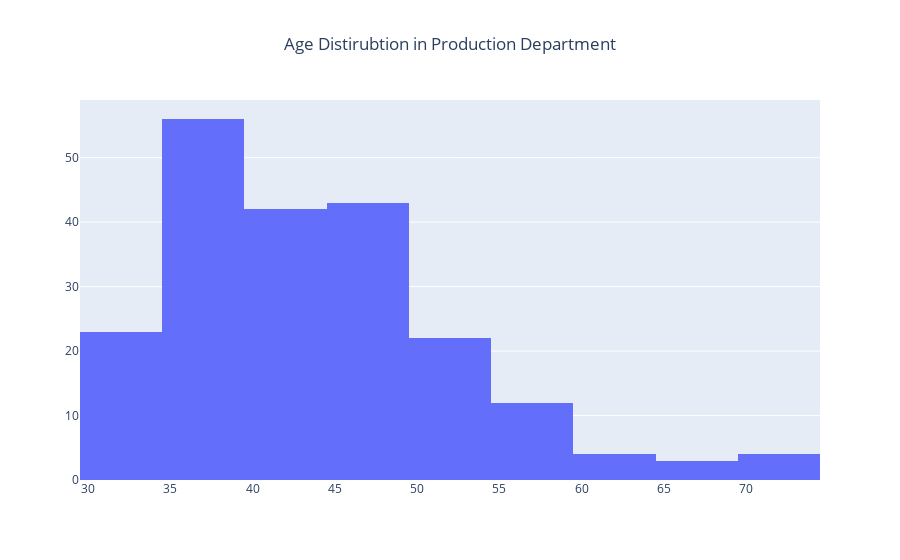
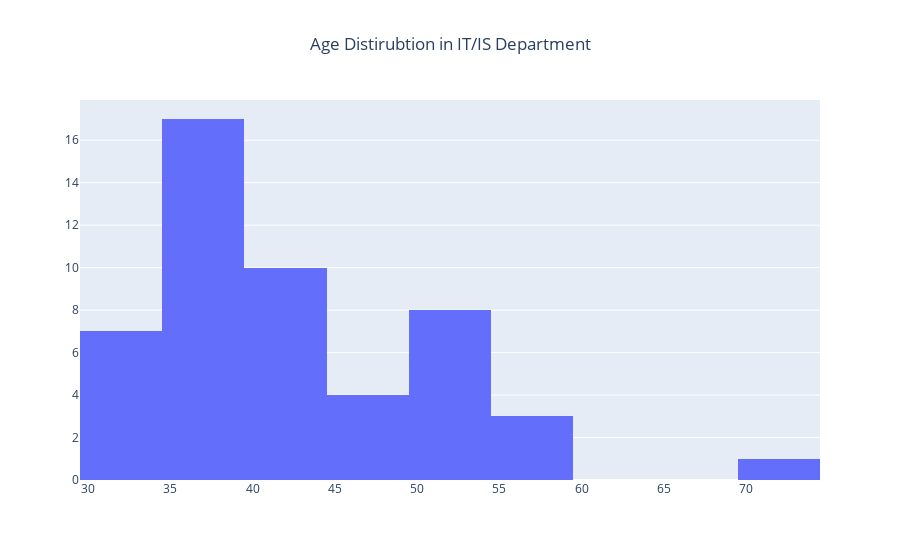

Write notebook code for charts like these, in order.
### Code cell
dep_list = list(hr['Department'].unique())
for dep in dep_list:
    hist_data = [go.Histogram(x = hr['Age'][hr['Department']== dep])]
    layout = go.Layout(title = dict(text = f'Age Distribution in {dep} Department', x = 0.5)) 
    fig18 = go. Figure(data = hist_data, layout = layout)
    fig18.show()

### Figure 1 — Plotly figure (JSON) as saved in the notebook; plotly's stock layout.template omitted (floating-point values rounded to 4 significant figures; data arrays with more than 128 entries replaced by an {"elided": "..."} marker saying what was removed)
{"data": [{"type": "histogram", "x": {"elided": "209 int values"}}], "layout": {"title": {"text": "Age Distirubtion in Production Department", "x": 0.5}}}

### Figure 2 — Plotly figure (JSON) as saved in the notebook; plotly's stock layout.template omitted (floating-point values rounded to 4 significant figures)
{"data": [{"type": "histogram", "x": [47, 34, 34, 36, 58, 36, 50, 37, 36, 57, 70, 39, 34, 52, 35, 42, 54, 51, 33, 41, 33, 38, 36, 36, 35, 34, 36, 43, 52, 38, 38, 42, 41, 49, 50, 49, 58, 35, 41, 52, 49, 39, 35, 34, 53, 36, 41, 44, 43, 43]}], "layout": {"title": {"text": "Age Distirubtion in IT/IS Department", "x": 0.5}}}
